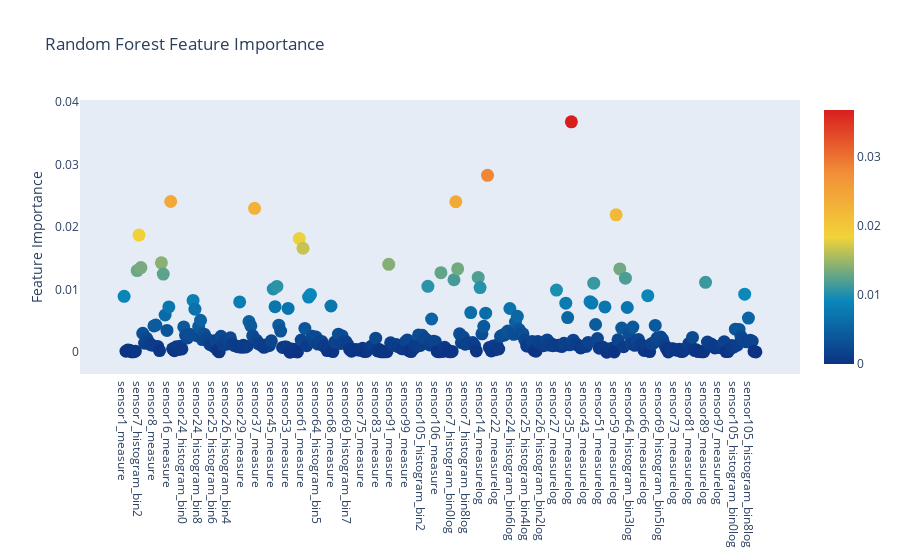

This figure's notebook cell:
### Code cell
#feature Ranking with random forest
# Scatter plot 
trace = go.Scatter(
    y = rf.feature_importances_,
    x = trainData.columns.values,
    mode='markers',
    marker=dict(
        sizemode = 'diameter',
        sizeref = 1,
        size = 13,
        #size= rf.feature_importances_,
        #color = np.random.randn(500), #set color equal to a variable
        color = rf.feature_importances_,
        colorscale='Portland',
        showscale=True
    ),
    text = trainData.columns.values
)
data = [trace]

layout= go.Layout(
    autosize= True,
    title= 'Random Forest Feature Importance',
    hovermode= 'closest',
     xaxis= dict(
         ticklen= 5,
         showgrid=False,
        zeroline=False,
        showline=False
     ),
    yaxis=dict(
        title= 'Feature Importance',
        showgrid=False,
        zeroline=False,
        ticklen= 5,
        gridwidth= 2
    ),
    showlegend= False
)
fig = go.Figure(data=data, layout=layout)
py.iplot(fig,filename='scatter2010')

### Figure 1 — Plotly figure (JSON) as saved in the notebook; plotly's stock layout.template omitted (floating-point values rounded to 4 significant figures; data arrays with more than 128 entries replaced by an {"elided": "..."} marker saying what was removed)
{"data": [{"text": {"elided": "340 str values"}, "y": {"elided": "340 float values"}, "mode": "markers", "marker": {"sizeref": 1, "colorscale": [[0, "rgb(12,51,131)"], [0.25, "rgb(10,136,186)"], [0.5, "rgb(242,211,56)"], [0.75, "rgb(242,143,56)"], [1, "rgb(217,30,30)"]], "color": {"elided": "340 float values"}, "sizemode": "diameter", "showscale": true, "size": 13}, "x": {"elided": "340 str values"}, "type": "scatter"}], "layout": {"autosize": true, "title": {"text": "Random Forest Feature Importance"}, "yaxis": {"zeroline": false, "title": {"text": "Feature Importance"}, "ticklen": 5, "gridwidth": 2, "showgrid": false}, "showlegend": false, "xaxis": {"zeroline": false, "showline": false, "ticklen": 5, "showgrid": false}, "hovermode": "closest"}}
